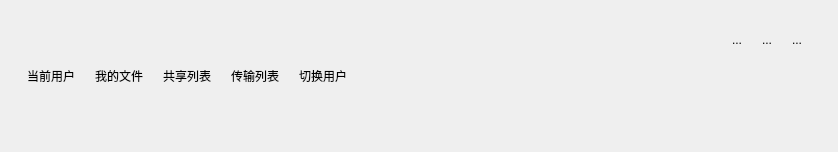
<?xml version="1.0" encoding="UTF-8"?>
<ui version="4.0">
 <class>ButtonGroup</class>
 <widget class="QWidget" name="ButtonGroup">
  <property name="geometry">
   <rect>
    <x>0</x>
    <y>0</y>
    <width>838</width>
    <height>152</height>
   </rect>
  </property>
  <property name="windowTitle">
   <string>Form</string>
  </property>
  <layout class="QHBoxLayout" name="horizontalLayout_3">
   <item>
    <widget class="QWidget" name="button_widget" native="true">
     <layout class="QHBoxLayout" name="horizontalLayout">
      <item>
       <widget class="QToolButton" name="login_usr">
        <property name="text">
         <string>当前用户</string>
        </property>
        <property name="icon">
         <iconset resource="../qsrc.qrc">
          <normaloff>:/image2/title_user.png</normaloff>:/image2/title_user.png</iconset>
        </property>
        <property name="iconSize">
         <size>
          <width>50</width>
          <height>50</height>
         </size>
        </property>
        <property name="toolButtonStyle">
         <enum>Qt::ToolButtonTextUnderIcon</enum>
        </property>
        <property name="autoRaise">
         <bool>true</bool>
        </property>
       </widget>
      </item>
      <item>
       <widget class="QToolButton" name="myfiles">
        <property name="text">
         <string>我的文件</string>
        </property>
        <property name="icon">
         <iconset resource="../qsrc.qrc">
          <normaloff>:/image2/tile_file.png</normaloff>:/image2/tile_file.png</iconset>
        </property>
        <property name="iconSize">
         <size>
          <width>50</width>
          <height>50</height>
         </size>
        </property>
        <property name="toolButtonStyle">
         <enum>Qt::ToolButtonTextUnderIcon</enum>
        </property>
        <property name="autoRaise">
         <bool>true</bool>
        </property>
       </widget>
      </item>
      <item>
       <widget class="QToolButton" name="sharelist">
        <property name="text">
         <string>共享列表</string>
        </property>
        <property name="icon">
         <iconset resource="../qsrc.qrc">
          <normaloff>:/image2/title_share.png</normaloff>:/image2/title_share.png</iconset>
        </property>
        <property name="iconSize">
         <size>
          <width>50</width>
          <height>50</height>
         </size>
        </property>
        <property name="toolButtonStyle">
         <enum>Qt::ToolButtonTextUnderIcon</enum>
        </property>
        <property name="autoRaise">
         <bool>true</bool>
        </property>
       </widget>
      </item>
      <item>
       <widget class="QToolButton" name="transform">
        <property name="text">
         <string>传输列表</string>
        </property>
        <property name="icon">
         <iconset resource="../qsrc.qrc">
          <normaloff>:/image2/title_data.png</normaloff>:/image2/title_data.png</iconset>
        </property>
        <property name="iconSize">
         <size>
          <width>50</width>
          <height>50</height>
         </size>
        </property>
        <property name="toolButtonStyle">
         <enum>Qt::ToolButtonTextUnderIcon</enum>
        </property>
        <property name="autoRaise">
         <bool>true</bool>
        </property>
       </widget>
      </item>
      <item>
       <widget class="QToolButton" name="switchuser">
        <property name="text">
         <string>切换用户</string>
        </property>
        <property name="icon">
         <iconset resource="../qsrc.qrc">
          <normaloff>:/image2/title_change.png</normaloff>:/image2/title_change.png</iconset>
        </property>
        <property name="iconSize">
         <size>
          <width>50</width>
          <height>50</height>
         </size>
        </property>
        <property name="autoRepeatDelay">
         <number>300</number>
        </property>
        <property name="toolButtonStyle">
         <enum>Qt::ToolButtonTextUnderIcon</enum>
        </property>
        <property name="autoRaise">
         <bool>true</bool>
        </property>
       </widget>
      </item>
     </layout>
    </widget>
   </item>
   <item>
    <spacer name="horizontalSpacer">
     <property name="orientation">
      <enum>Qt::Horizontal</enum>
     </property>
     <property name="sizeHint" stdset="0">
      <size>
       <width>196</width>
       <height>20</height>
      </size>
     </property>
    </spacer>
   </item>
   <item>
    <widget class="QWidget" name="win_widget" native="true">
     <layout class="QVBoxLayout" name="verticalLayout">
      <item>
       <widget class="QWidget" name="widget" native="true">
        <layout class="QHBoxLayout" name="horizontalLayout_2">
         <item>
          <widget class="QToolButton" name="min">
           <property name="text">
            <string>...</string>
           </property>
           <property name="icon">
            <iconset resource="../qsrc.qrc">
             <normaloff>:/image2/title_normal.png</normaloff>:/image2/title_normal.png</iconset>
           </property>
           <property name="iconSize">
            <size>
             <width>30</width>
             <height>30</height>
            </size>
           </property>
           <property name="autoRaise">
            <bool>true</bool>
           </property>
          </widget>
         </item>
         <item>
          <widget class="QToolButton" name="max">
           <property name="text">
            <string>...</string>
           </property>
           <property name="icon">
            <iconset resource="../qsrc.qrc">
             <normaloff>:/image2/title_max.png</normaloff>:/image2/title_max.png</iconset>
           </property>
           <property name="iconSize">
            <size>
             <width>30</width>
             <height>30</height>
            </size>
           </property>
           <property name="autoRaise">
            <bool>true</bool>
           </property>
          </widget>
         </item>
         <item>
          <widget class="QToolButton" name="close">
           <property name="text">
            <string>...</string>
           </property>
           <property name="icon">
            <iconset resource="../qsrc.qrc">
             <normaloff>:/image2/title_close.png</normaloff>:/image2/title_close.png</iconset>
           </property>
           <property name="iconSize">
            <size>
             <width>30</width>
             <height>30</height>
            </size>
           </property>
           <property name="autoRaise">
            <bool>true</bool>
           </property>
          </widget>
         </item>
        </layout>
       </widget>
      </item>
      <item>
       <spacer name="verticalSpacer">
        <property name="orientation">
         <enum>Qt::Vertical</enum>
        </property>
        <property name="sizeHint" stdset="0">
         <size>
          <width>20</width>
          <height>18</height>
         </size>
        </property>
       </spacer>
      </item>
     </layout>
    </widget>
   </item>
  </layout>
 </widget>
 <resources>
  <include location="../qsrc.qrc"/>
 </resources>
 <connections/>
</ui>
